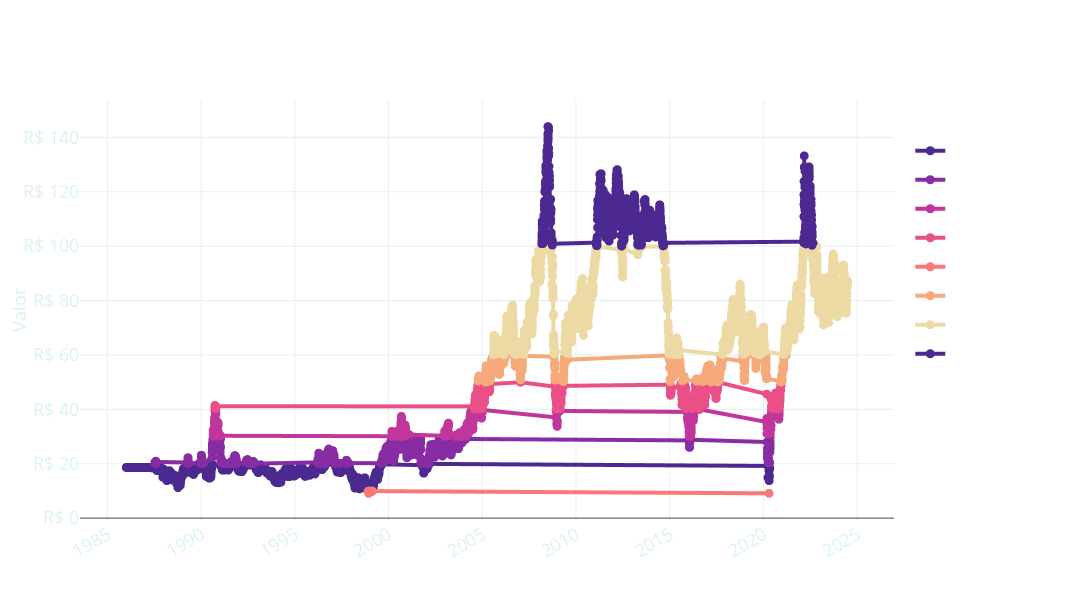

Notebook source saved alongside this figure:
### Markdown cell above
#### <font color='#FFBF78'>2 Gráfico Preço do Petroleo - IPEADATA API </font>

### Code cell
x_coluna = 'DATA'
y_coluna = 'PRECO'
categoria_coluna = 'PRECO_MEDIO'
titulo_data = 'Preços do Petroleo'
legenda = 'IPEADATA'

line_grafico(df_ipea2, x_coluna, y_coluna, categoria_coluna, titulo_data, legenda)

### Figure 1 — Plotly figure (JSON) as saved in the notebook; plotly's stock layout.template omitted (floating-point values rounded to 4 significant figures; data arrays with more than 128 entries replaced by an {"elided": "..."} marker saying what was removed)
{"data": [{"hoverlabel": {"bgcolor": "#0C2D57", "font": {"color": "white", "family": "Arial", "size": 16}, "namelength": -1}, "hovertemplate": "PRECO_MEDIO=10<br>DATA=%{x}<br>PRECO=%{y}<extra></extra>", "legendgroup": "10", "line": {"color": "rgb(75, 41, 145)", "dash": "solid", "width": 4}, "marker": {"size": 9, "symbol": "circle"}, "mode": "lines+markers", "name": "10", "showlegend": true, "textfont": {"color": "white", "size": 20}, "type": "scattergl", "x": {"elided": "4281 str values"}, "xaxis": "x", "y": {"elided": "4281 float values"}, "yaxis": "y"}, {"hoverlabel": {"bgcolor": "#0C2D57", "font": {"color": "white", "family": "Arial", "size": 16}, "namelength": -1}, "hovertemplate": "PRECO_MEDIO=20<br>DATA=%{x}<br>PRECO=%{y}<extra></extra>", "legendgroup": "20", "line": {"color": "rgb(135, 44, 162)", "dash": "solid", "width": 4}, "marker": {"size": 9, "symbol": "circle"}, "mode": "lines+markers", "name": "20", "showlegend": true, "textfont": {"color": "white", "size": 20}, "type": "scattergl", "x": {"elided": "1962 str values"}, "xaxis": "x", "y": {"elided": "1962 float values"}, "yaxis": "y"}, {"hoverlabel": {"bgcolor": "#0C2D57", "font": {"color": "white", "family": "Arial", "size": 16}, "namelength": -1}, "hovertemplate": "PRECO_MEDIO=30<br>DATA=%{x}<br>PRECO=%{y}<extra></extra>", "legendgroup": "30", "line": {"color": "rgb(192, 54, 157)", "dash": "solid", "width": 4}, "marker": {"size": 9, "symbol": "circle"}, "mode": "lines+markers", "name": "30", "showlegend": true, "textfont": {"color": "white", "size": 20}, "type": "scattergl", "x": {"elided": "742 str values"}, "xaxis": "x", "y": {"elided": "742 float values"}, "yaxis": "y"}, {"hoverlabel": {"bgcolor": "#0C2D57", "font": {"color": "white", "family": "Arial", "size": 16}, "namelength": -1}, "hovertemplate": "PRECO_MEDIO=40<br>DATA=%{x}<br>PRECO=%{y}<extra></extra>", "legendgroup": "40", "line": {"color": "rgb(234, 79, 136)", "dash": "solid", "width": 4}, "marker": {"size": 9, "symbol": "circle"}, "mode": "lines+markers", "name": "40", "showlegend": true, "textfont": {"color": "white", "size": 20}, "type": "scattergl", "x": {"elided": "896 str values"}, "xaxis": "x", "y": {"elided": "896 float values"}, "yaxis": "y"}, {"hoverlabel": {"bgcolor": "#0C2D57", "font": {"color": "white", "family": "Arial", "size": 16}, "namelength": -1}, "hovertemplate": "PRECO_MEDIO=9<br>DATA=%{x}<br>PRECO=%{y}<extra></extra>", "legendgroup": "9", "line": {"color": "rgb(250, 120, 118)", "dash": "solid", "width": 4}, "marker": {"size": 9, "symbol": "circle"}, "mode": "lines+markers", "name": "9", "showlegend": true, "textfont": {"color": "white", "size": 20}, "type": "scattergl", "x": ["1998-11-30T00:00:00", "1998-12-01T00:00:00", "1998-12-02T00:00:00", "1998-12-04T00:00:00", "1998-12-05T00:00:00", "1998-12-06T00:00:00", "1998-12-07T00:00:00", "1998-12-08T00:00:00", "1998-12-09T00:00:00", "1998-12-10T00:00:00", "1998-12-11T00:00:00", "1998-12-12T00:00:00", "1998-12-13T00:00:00", "1998-12-14T00:00:00", "1998-12-15T00:00:00", "1998-12-17T00:00:00", "1998-12-18T00:00:00", "1998-12-19T00:00:00", "1998-12-20T00:00:00", "1998-12-21T00:00:00", "1998-12-22T00:00:00", "1998-12-23T00:00:00", "1998-12-24T00:00:00", "1998-12-25T00:00:00", "1998-12-26T00:00:00", "1998-12-27T00:00:00", "1998-12-28T00:00:00", "1999-02-08T00:00:00", "1999-02-09T00:00:00", "1999-02-10T00:00:00", "1999-02-11T00:00:00", "1999-02-12T00:00:00", "1999-02-13T00:00:00", "1999-02-14T00:00:00", "1999-02-15T00:00:00", "1999-02-16T00:00:00", "1999-02-18T00:00:00", "2020-04-21T00:00:00"], "xaxis": "x", "y": [9.91, 9.87, 9.71, 9.73, 9.73, 9.73, 9.7, 9.68, 9.46, 9.1, 9.26, 9.26, 9.26, 9.45, 9.57, 9.92, 9.62, 9.62, 9.62, 9.45, 9.83, 9.91, 9.91, 9.91, 9.91, 9.91, 9.91, 9.97, 9.77, 9.88, 9.82, 9.97, 9.97, 9.97, 9.97, 9.98, 9.93, 9.12], "yaxis": "y"}, {"hoverlabel": {"bgcolor": "#0C2D57", "font": {"color": "white", "family": "Arial", "size": 16}, "namelength": -1}, "hovertemplate": "PRECO_MEDIO=50<br>DATA=%{x}<br>PRECO=%{y}<extra></extra>", "legendgroup": "50", "line": {"color": "rgb(246, 169, 122)", "dash": "solid", "width": 4}, "marker": {"size": 9, "symbol": "circle"}, "mode": "lines+markers", "name": "50", "showlegend": true, "textfont": {"color": "white", "size": 20}, "type": "scattergl", "x": {"elided": "979 str values"}, "xaxis": "x", "y": {"elided": "979 float values"}, "yaxis": "y"}, {"hoverlabel": {"bgcolor": "#0C2D57", "font": {"color": "white", "family": "Arial", "size": 16}, "namelength": -1}, "hovertemplate": "PRECO_MEDIO=60<br>DATA=%{x}<br>PRECO=%{y}<extra></extra>", "legendgroup": "60", "line": {"color": "rgb(237, 217, 163)", "dash": "solid", "width": 4}, "marker": {"size": 9, "symbol": "circle"}, "mode": "lines+markers", "name": "60", "showlegend": true, "textfont": {"color": "white", "size": 20}, "type": "scattergl", "x": {"elided": "3012 str values"}, "xaxis": "x", "y": {"elided": "3012 float values"}, "yaxis": "y"}, {"hoverlabel": {"bgcolor": "#0C2D57", "font": {"color": "white", "family": "Arial", "size": 16}, "namelength": -1}, "hovertemplate": "PRECO_MEDIO=100+<br>DATA=%{x}<br>PRECO=%{y}<extra></extra>", "legendgroup": "100+", "line": {"color": "rgb(75, 41, 145)", "dash": "solid", "width": 4}, "marker": {"size": 9, "symbol": "circle"}, "mode": "lines+markers", "name": "100+", "showlegend": true, "textfont": {"color": "white", "size": 20}, "type": "scattergl", "x": {"elided": "1563 str values"}, "xaxis": "x", "y": {"elided": "1563 float values"}, "yaxis": "y"}], "layout": {"font": {"color": "white"}, "height": 600, "legend": {"font": {"size": 20}, "title": {"text": "PRECO_MEDIO"}, "tracegroupgap": 0}, "paper_bgcolor": "rgba(0, 0, 0, 0)", "plot_bgcolor": "rgba(0, 0, 0, 0)", "title": {"font": {"size": 20}, "text": "Valores por: Preços do Petroleo - (IPEADATA)"}, "width": 1200, "xaxis": {"anchor": "y", "domain": [0, 1], "tickangle": -30, "tickfont": {"color": "#DCF2F1", "size": 18}, "title": {"font": {"color": "#DCF2F1", "size": 18}, "text": ""}}, "yaxis": {"anchor": "x", "domain": [0, 1], "gridcolor": "#DCF2F1", "tickfont": {"color": "#DCF2F1", "size": 18}, "tickprefix": "R$ ", "title": {"font": {"color": "#DCF2F1", "size": 18}, "text": "Valor"}}}}
